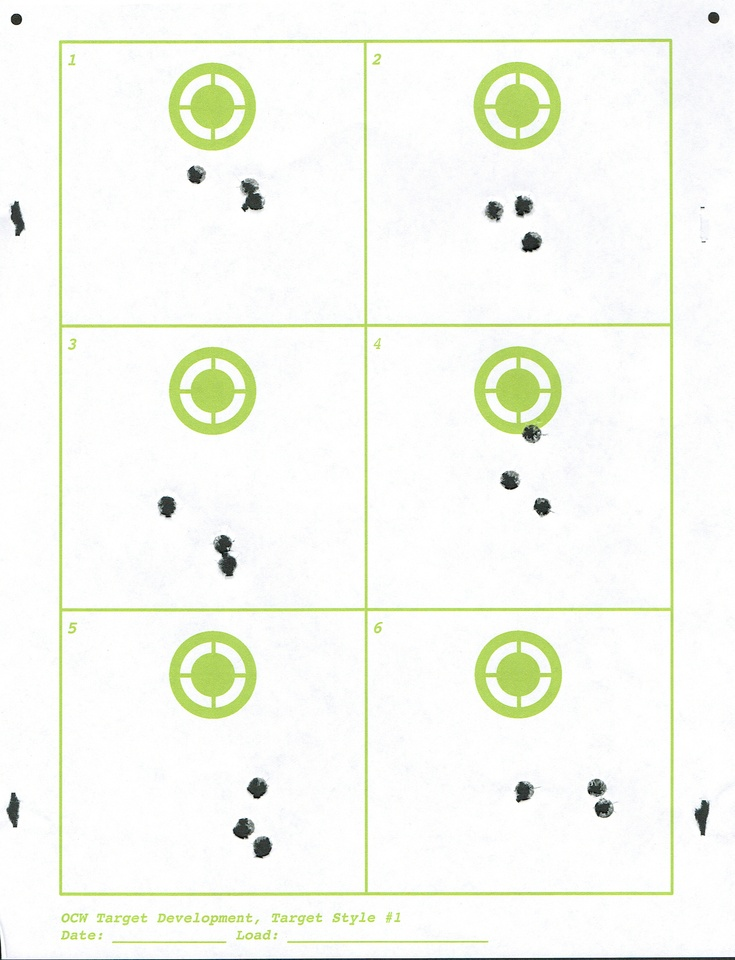
%> input picture MATLAB/_Target_B.jpg, 735 x 960 px, shrunk from 2527 x 3300 before the run
$ octave sandbox_1.m   (GNU Octave 9; MATLAB toolbox functions it lacks are replaced by stand-ins)
%> lines starting %> are read from the running program, lines starting %| are printed output that depends on the picture; in (x1, y1, x2, y2) boxes, pixels count from 0 and x2, y2 are one past the last pixel; in counts of white or black regions, pixels touching at a corner belong together; the program's own positions count from 1
% run a testbed to get the workspace vars
%test_bed_2;

clc;
home;

% extract a segmented target 1 gry image
image = imread('_Target_B.jpg');
%> image is the input picture: size 960x735x3 uint8; mean R, G, B 246.2, 248.7, 241.1
image = rgb2gray(image);
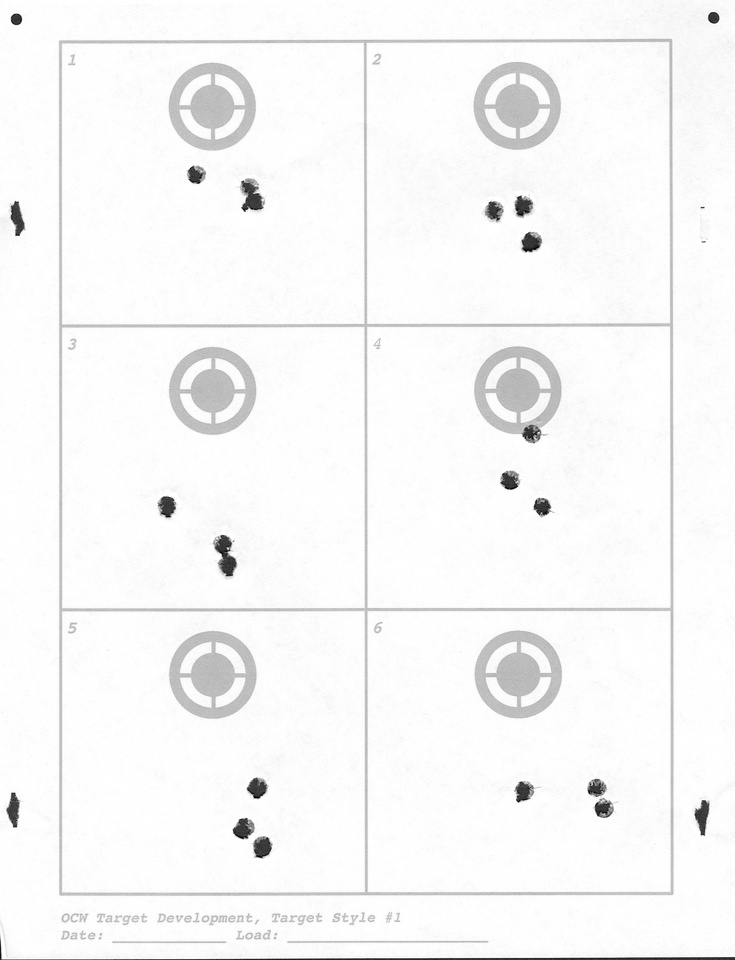
%> image: size 960x735 uint8; min 0, max 255, mean 247.1

figure;
hold on;
imshow(edge(image,'canny'));
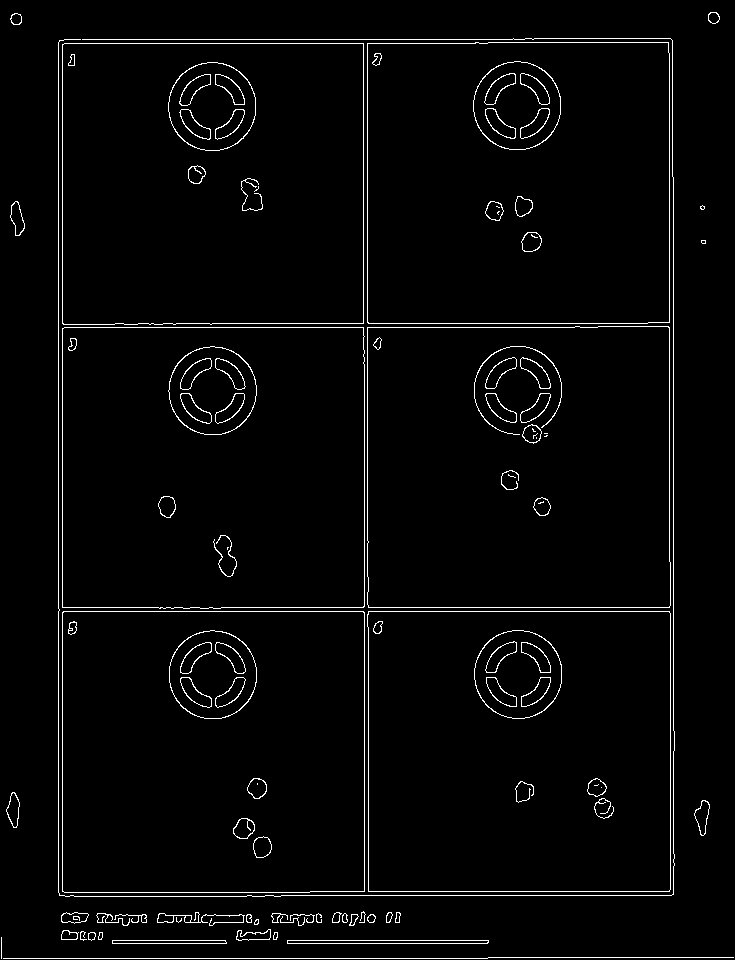
%> displayed picture: size 960x735 logical; 2.7% white in thin lines or dots


pol = 'bright';
num = 6 * 3;
min_sens = 0.5;
max_sens = 1.0;
divisor = 2.0;
sens = (max_sens + min_sens) / divisor;


iter = 0;
max_iter = 15;
rad_limits = [19 25];

while (true)
    disp(sens);
    % try to get centers at the current sensitivity
%> (the run ends here)

$ run again, with MATLAB/_Target_A.jpg copied over MATLAB/_Target_B.jpg
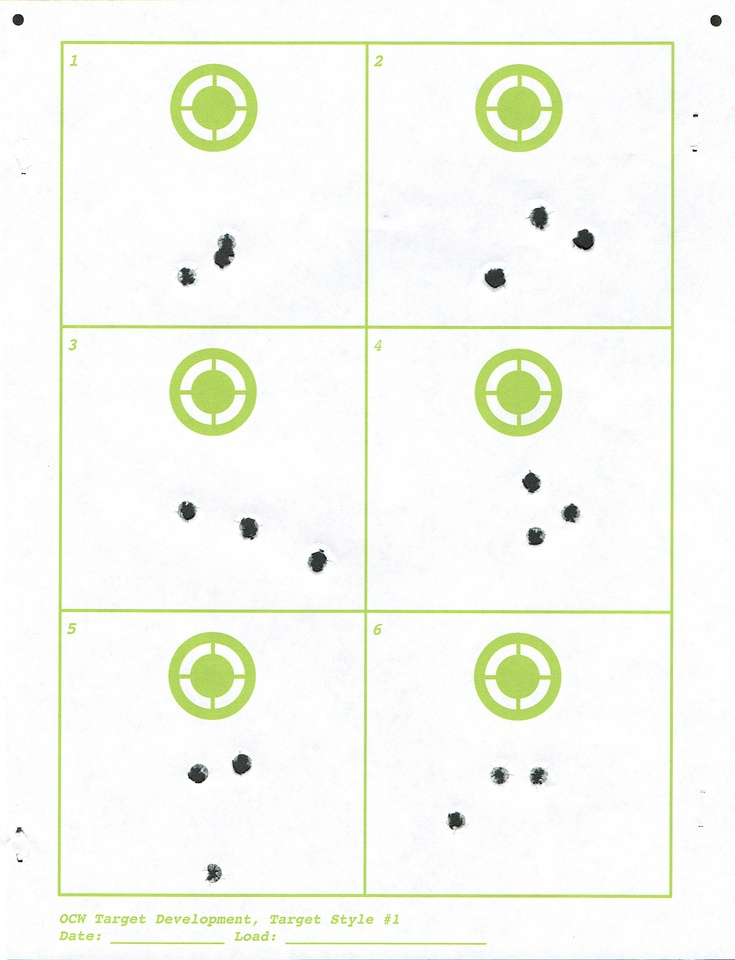
%> input picture MATLAB/_Target_A.jpg, 735 x 960 px, shrunk from 2527 x 3300 before the run
%> image is the input picture: size 960x735x3 uint8; mean R, G, B 246.5, 249, 241.5
%> `image = rgb2gray(image);`:
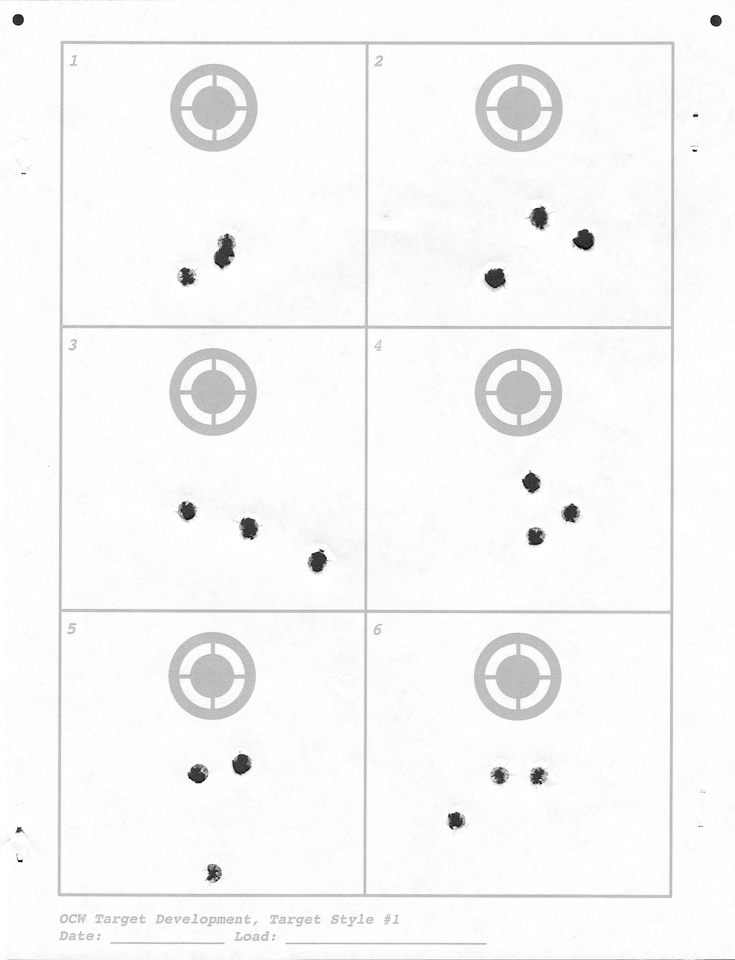
%> image: size 960x735 uint8; min 0, max 255, mean 247.4
%> `imshow(edge(image,'canny'));`:
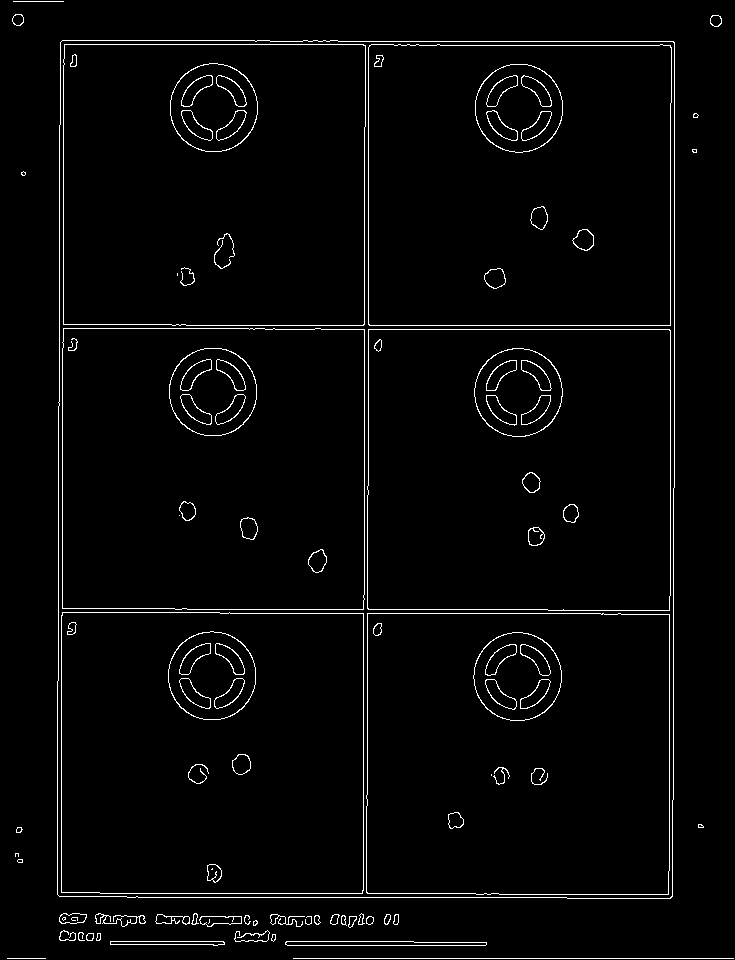
%> displayed picture: size 960x735 logical; 2.6% white in thin lines or dots

$ run again, with MATLAB/_sim_bullet_holes.jpg copied over MATLAB/_Target_B.jpg
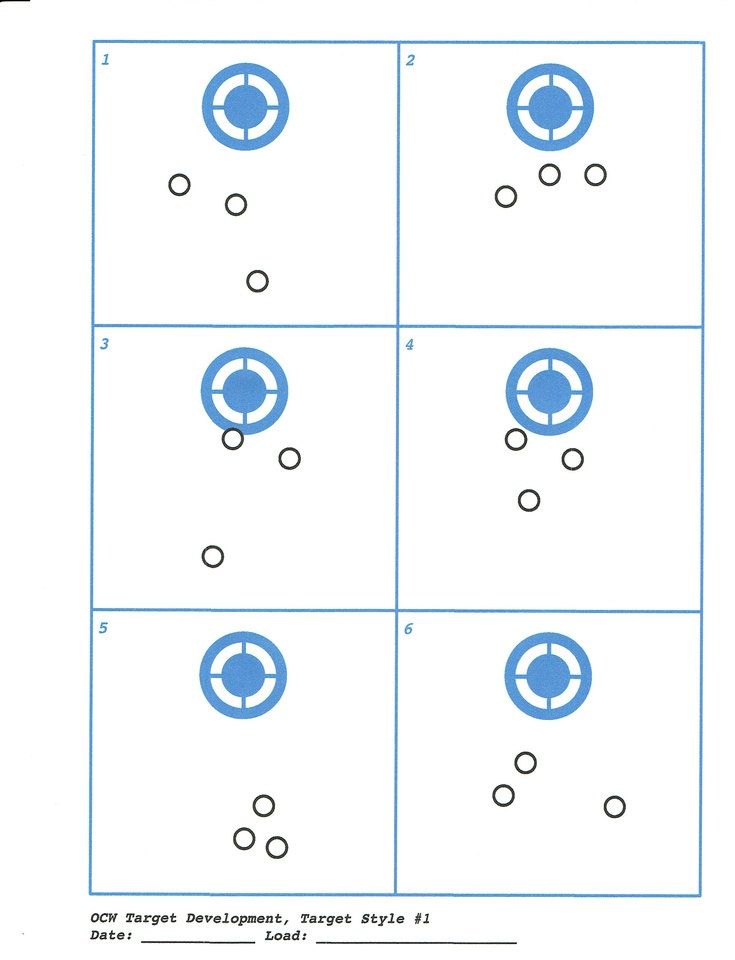
%> input picture MATLAB/_sim_bullet_holes.jpg, 735 x 960 px, shrunk from 2527 x 3300 before the run
%> image is the input picture: size 960x735x3 uint8; mean R, G, B 243.3, 247.2, 250.4
%> `image = rgb2gray(image);`:
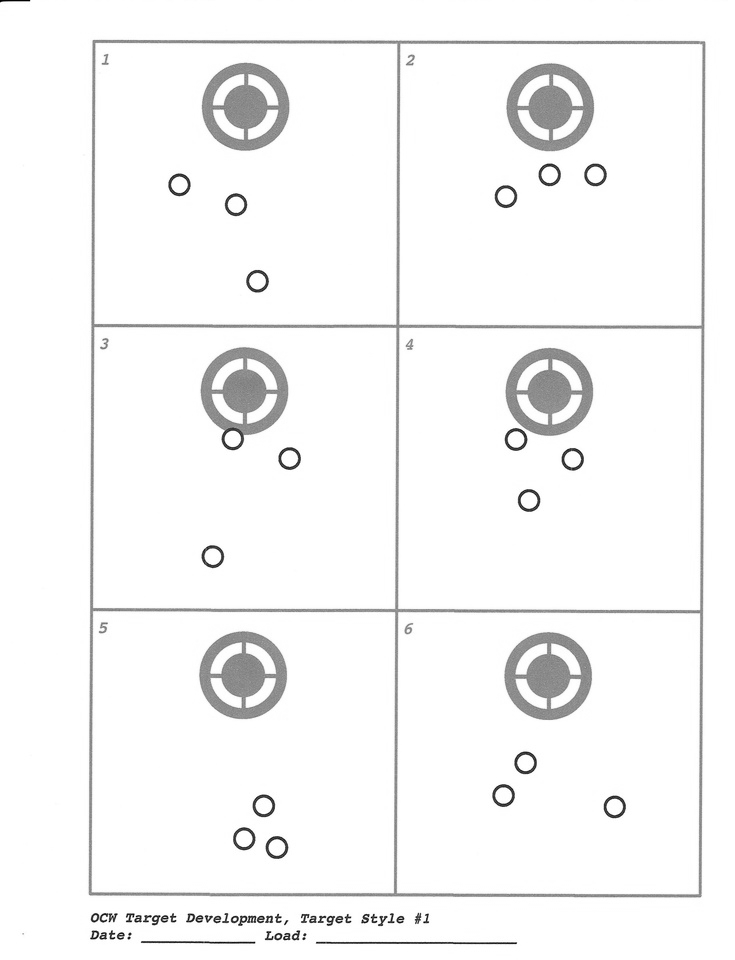
%> image: size 960x735 uint8; min 0, max 255, mean 246.4
%> `imshow(edge(image,'canny'));`:
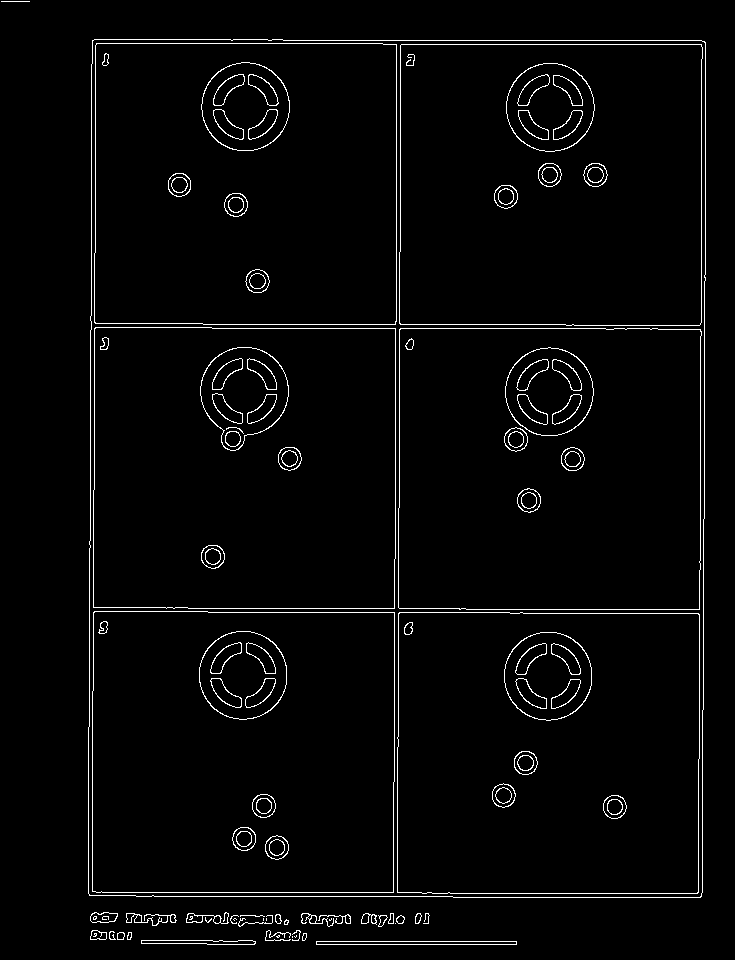
%> displayed picture: size 960x735 logical; 2.7% white in thin lines or dots
